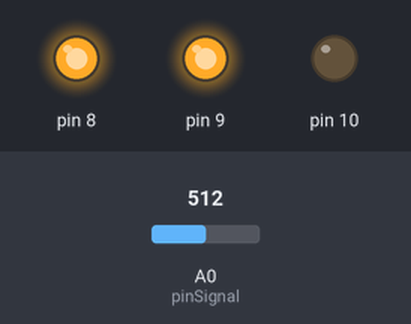
Bench run of a sketch on a simulated Arduino Uno, built with avr-gcc and run on an emulated ATmega328P. Shown: output pins drawn as LEDs (lit = HIGH). The inputs (shaded band) are chosen by the test bench; at power-on: A0 (pinSignal) = 512. What the sketch prints to the serial monitor is not drawn.

Above: at 1.2 s.
1.3 s: A0 (pinSignal) set to 105
4.3 s: A0 (pinSignal) set to 88
Timing chart, 0 to 12.3 s (numbered marks = the images above; inputs shaded):
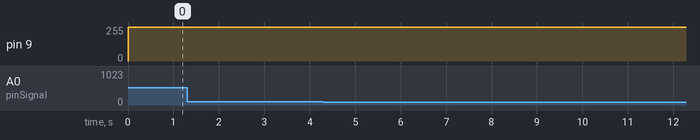

The sketch:

Microphone.ino
```cpp
int num_Measure = 128 ; // Set the number of measurements
int pinSignal = A0; // pin connected to pin O module sound sensor
long Sound_signal;    // Store the value read Sound Sensor
long sum = 0 ; // Store the total value of n measurements
long level = 0 ; // Store the average value

int x=255;
long m=1;
void setup ()
{
  pinMode (pinSignal, INPUT); // Set the signal pin as input
  pinMode (8, OUTPUT);
  pinMode (9, OUTPUT);
  pinMode (10, OUTPUT);
  digitalWrite(8,HIGH);
  Serial.begin (9600);
}

void loop ()
{
  if(m%200==0){
    x--;
  }
  m++;
 analogWrite(9,x);
  // Performs 128 signal readings
  for ( int i = 0 ; i <num_Measure; i ++)
  {
   Sound_signal = analogRead (pinSignal);
    sum =sum + Sound_signal;
  }

  level = sum / num_Measure; // Calculate the average value
  Serial.print("Sound Level: ");
  Serial.println (level);
  sum = 0 ; // Reset the sum of the measurement values
  //delay(100);
}
```
